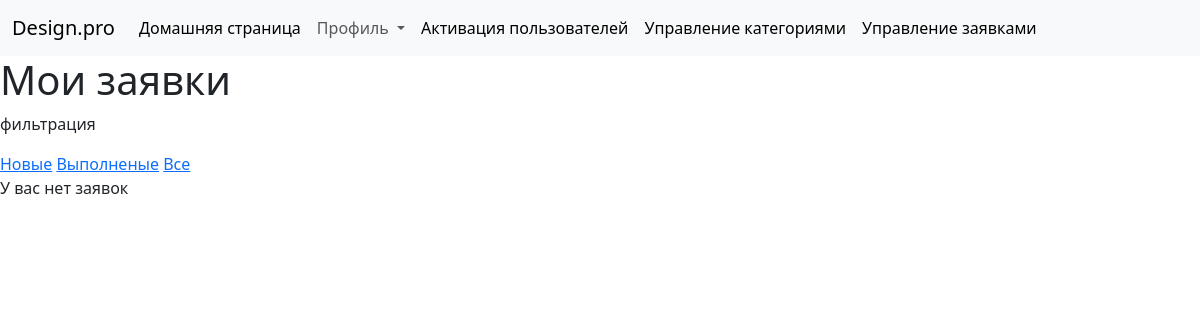
Before: /studio/pleasi/ (signed in) with the older database file.
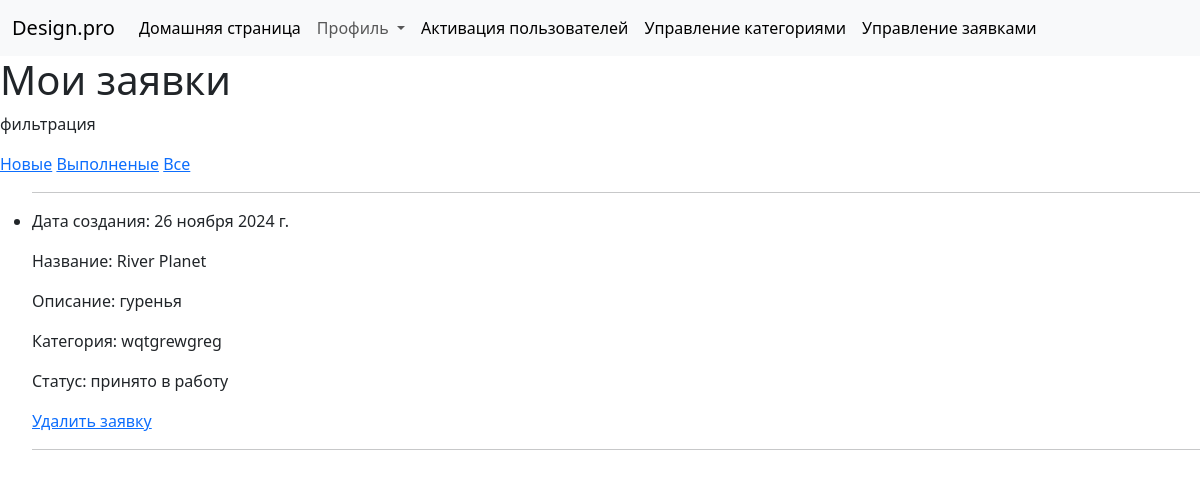
After: the same page with the newer database file.
### studio/models.py (models this page shows, shortened)
class Plea(models.Model):
    name = models.CharField(max_length=50)
    description = models.TextField(max_length=1000, help_text="Введите описание заявки")
    category = models.ForeignKey('Category', on_delete=models.CASCADE, null=True, help_text="Выберите категорию заявки")
    plan = models.ImageField(upload_to ='images/', null=True)
    author = models.ForeignKey(User, on_delete=models.SET_NULL, null=True, blank=True)
    creationDate = models.DateField(default=date.today)
    comentary = models.TextField(max_length=1000, null=True)
    design = models.ImageField(upload_to ='images/', null=True)
    adminUserName = models.CharField(max_length=150, null=True, blank=True)
    LOAN_STATUS = (
        ('n', 'Новая'),
        ('c', 'Выполнено'),
        ('i', 'принято в работу')
    )
    status = models.CharField(max_length=1, choices=LOAN_STATUS, blank=True, default='n', help_text='Статус заявки')
    def get_absolute_url(self):
        return reverse('plea-detail', args=[str(self.id)])

class Category(models.Model):
    name = models.CharField(
        max_length=200,
        unique=True,
        help_text="Введите категорию"
    )
    def __str__(self):
        return self.name
    class Meta:
        constraints = [
            UniqueConstraint(
                Lower('name'),
                name='genre_name_case_insensitive_unique',
                violation_error_message = "Жанр уже существует (совпадение без учета регистра)"
            ),
        ]

### studio/views.py (the view)
class PleaListViewI(LoginRequiredMixin,generic.ListView):
    model = Plea
    template_name ='studio/plea_list_i.html'
    def get_queryset(self):
        return Plea.objects.filter(author=self.request.user).order_by('creationDate').filter(status='i')

### studio/templates/studio/plea_list_i.html
{% extends "base_generic.html" %}
{% block content %}
  <h1>Мои заявки</h1>
  <p>фильтрация</p>
  <a href="{% url 'pleas_n'%}">Новые</a>
  <a href="{% url 'pleas_c'%}">Выполненые</a>
  <a href="{% url 'pleas'%}">Все</a>
  {% if plea_list %}
    <ul>
      {% for plea in plea_list %}
      <li>
        <hr>
        <p>Дата создания: {{ plea.creationDate }}</p>
        <p>Название: {{ plea.name }}</p>
        <p>Описание: {{ plea.description }}</p>
        <p>Категория: {{ plea.category }}</p>
        {% if plea.status == 'n' %}
        <p>Статус: Новая</p>
        {% elif plea.status == 'c' %}
        <p>Статус: Выполнено</p>
        {% else %}
        <p>Статус: принято в работу</p>
        {% endif %}
        <a href="{{ plea.get_absolute_url }}/delete/">Удалить заявку</a>
        <hr>
      </li>
      {% endfor %}
    </ul>
  {% else %}
    <p>У вас нет заявок</p>
  {% endif %}
{% endblock %}

Changed rows visible on the page:
added Plea: creationDate "26 ноября 2024 г.", name "River Planet", description "гуренья", category "wqtgrewgreg", status "Статус: принято в работу"
Other visible differences:
text no longer shown: "У вас нет заявок"
